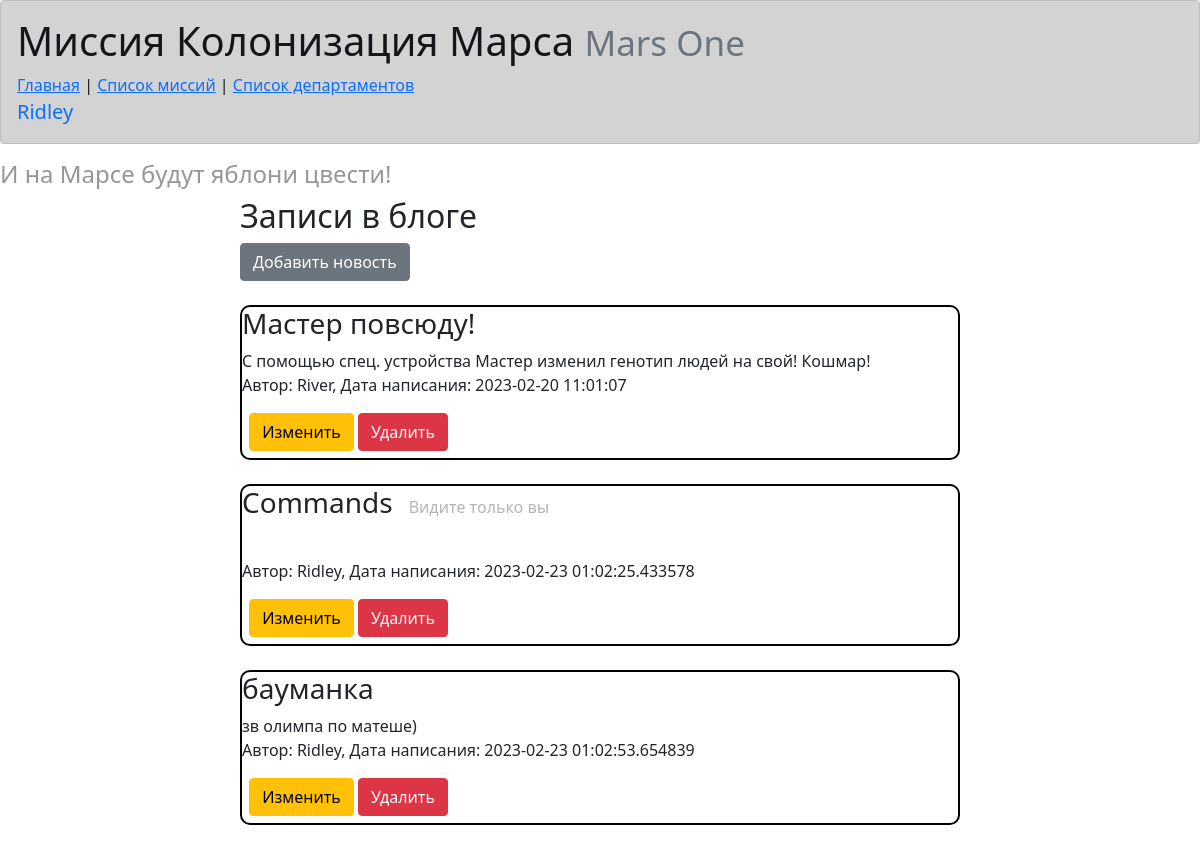
The page /index (signed in) on the database as committed earlier.
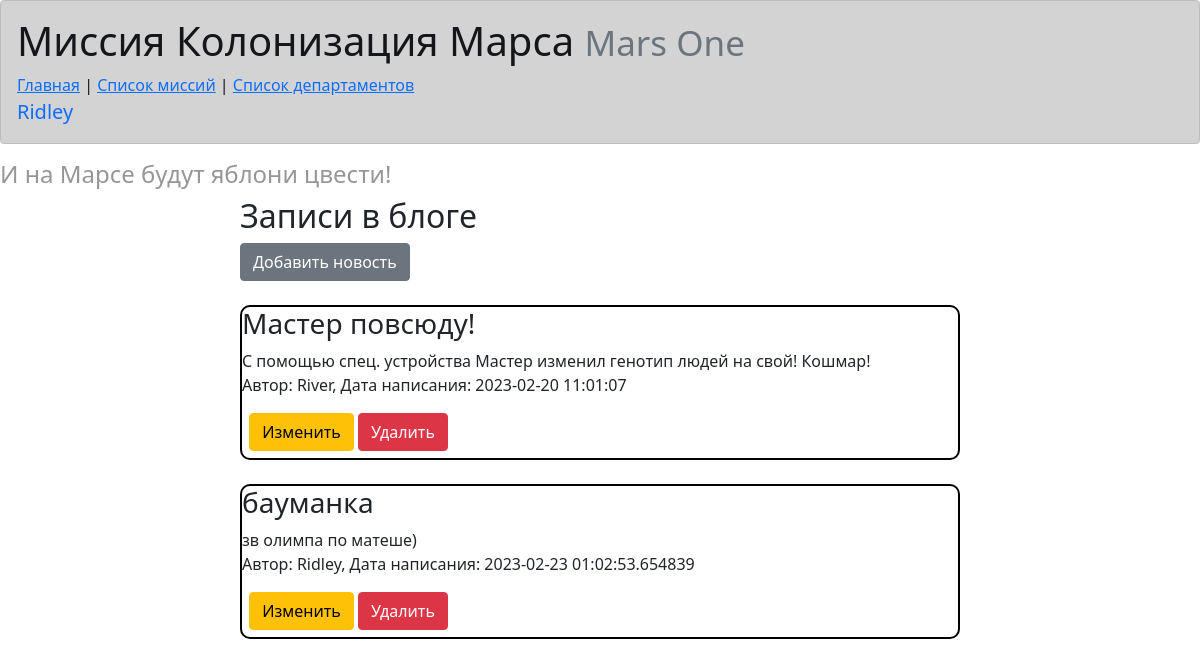
The same page on the database as committed later.
### data/news.py (models this page shows)
class News(SqlAlchemyBase):
    __tablename__ = 'news'
    id = sqlalchemy.Column(sqlalchemy.Integer,
                           primary_key=True, autoincrement=True)
    title = sqlalchemy.Column(sqlalchemy.String, nullable=True)
    content = sqlalchemy.Column(sqlalchemy.String, nullable=True)
    created_date = sqlalchemy.Column(sqlalchemy.DateTime,
                                     default=datetime.datetime.now)
    is_private = sqlalchemy.Column(sqlalchemy.Boolean, default=True)
    user_id = sqlalchemy.Column(sqlalchemy.Integer,
                                sqlalchemy.ForeignKey("users.id"))
    user = orm.relationship('User')
    categories = orm.relationship("Category",
                                  secondary="association",
                                  backref="news")

### data/users.py (models this page shows, shortened)
class User(SqlAlchemyBase, UserMixin):
    __tablename__ = 'users'
    id = sqlalchemy.Column(sqlalchemy.Integer, primary_key=True, autoincrement=True)
    surname = sqlalchemy.Column(sqlalchemy.String, nullable=True)
    name = sqlalchemy.Column(sqlalchemy.String, nullable=True)
    age = sqlalchemy.Column(sqlalchemy.Integer, nullable=True)
    position = sqlalchemy.Column(sqlalchemy.String, nullable=True)
    speciality = sqlalchemy.Column(sqlalchemy.String, nullable=True)
    address = sqlalchemy.Column(sqlalchemy.String, nullable=True)
    email = sqlalchemy.Column(sqlalchemy.String, nullable=False, unique=True, index=True)
    hashed_password = sqlalchemy.Column(sqlalchemy.String, nullable=True)
    modified_date = sqlalchemy.Column(sqlalchemy.DateTime, default=datetime.datetime.now)

### main.py (the view)
@app.route('/')
@app.route('/index')
def base():
    db_sess = db_session.create_session()
    if current_user.is_authenticated:
        news = db_sess.query(News).filter(
            (News.user == current_user) | (News.is_private != True))
    else:
        news = db_sess.query(News).filter(News.is_private != True)
    return render_template('common.html', news=news)

### data/db_session.py (called while the page is built)
def create_session() -> Session:
    global __factory
    return __factory()

### main.py (called while the page is built)
@login_manager.user_loader
def load_user(user_id):
    db_sess = db_session.create_session()
    return db_sess.query(User).get(user_id)

### templates/common.html
{% extends "base.html" %}
{% block content %}
<h2>Записи в блоге</h2>
<div id="news">
{% if current_user.is_authenticated %}
    <a href="news" class="btn btn-secondary">Добавить новость</a><br/><br/>
{% endif %}
    {% for new in news %}
        <div class="post">
            <h3 class="news_title">{{ new.title }}</h3>{% if new.is_private %}&emsp;<p class="private_flag">Видите только вы</p>{% endif %}
            <p>{{ new.content }}<br/>
            Автор: {{ new.user.name }}, Дата написания: {{ new.created_date }}</p>
            {% if current_user.is_authenticated and current_user == new.user or current_user.id == 1 %}
                <div class="btns">
                    <a href="/news/{{ new.id }}" class="btn btn-warning">
                        Изменить
                    </a>
                    <a href="/news_delete/{{ new.id }}" class="btn btn-danger">
                        Удалить
                    </a>
                </div>
            {% endif %}
        </div>
    <br/>
    {% endfor %}
</div>
{% endblock %}

Rows that differ between the two databases and show on the page:
removed News: title "Commands", is_private "Видите только вы", user.name "Ridley", created_date "2023-02-23 01:02:25.433578"
